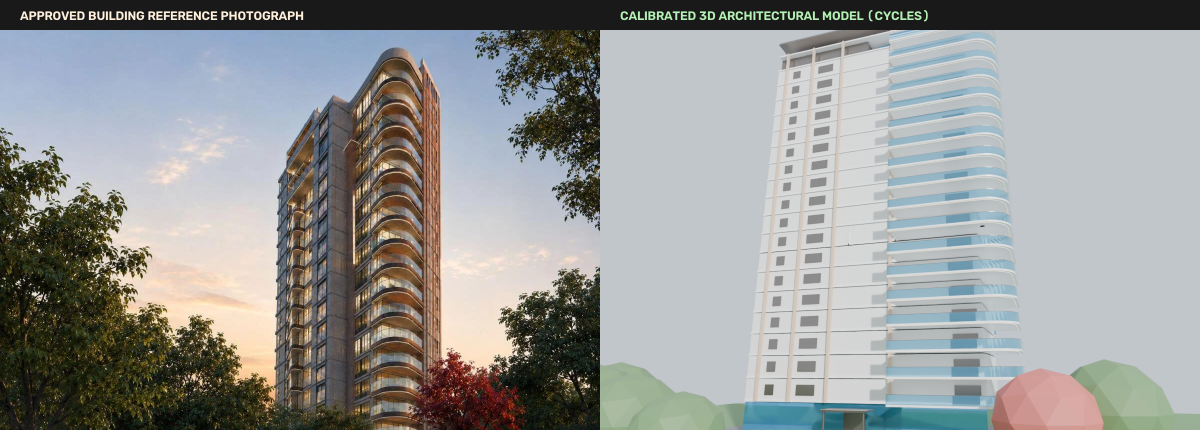
#> input picture renders/preview/exterior_comparison_side_by_side.png, 2400 x 860 px, found by its file name (shown at 1/2 size)
$ python inspect_side_by_side.py
#> lines starting #> are read from the running program, lines starting #| are printed output that depends on the picture; after the words box and inside, x2 and y2 are one past the last pixel; in counts of white or black regions, pixels touching at a corner belong together
import cv2
import numpy as np

sbs = cv2.imread(r"c:\Users\manpr\Documents\42 Kalidasa\renders\preview\exterior_comparison_side_by_side.png")
#> sbs is the input picture: shape (860, 2400, 3); mean B, G, R 150, 151.2, 149.8
h, w, c = sbs.shape
#> h = 860; w = 2400; c = 3
print(f"Side-by-side shape: {h}x{w}")
#| Side-by-side shape: 860x2400

# The side-by-side is 2400 wide, with padding.
# Let's inspect where the photo and render are positioned:
# Typically left side: x: [0:1200], right side: x: [1200:2400]
# Let's save both halves
left_half = sbs[60:, 0:1200]
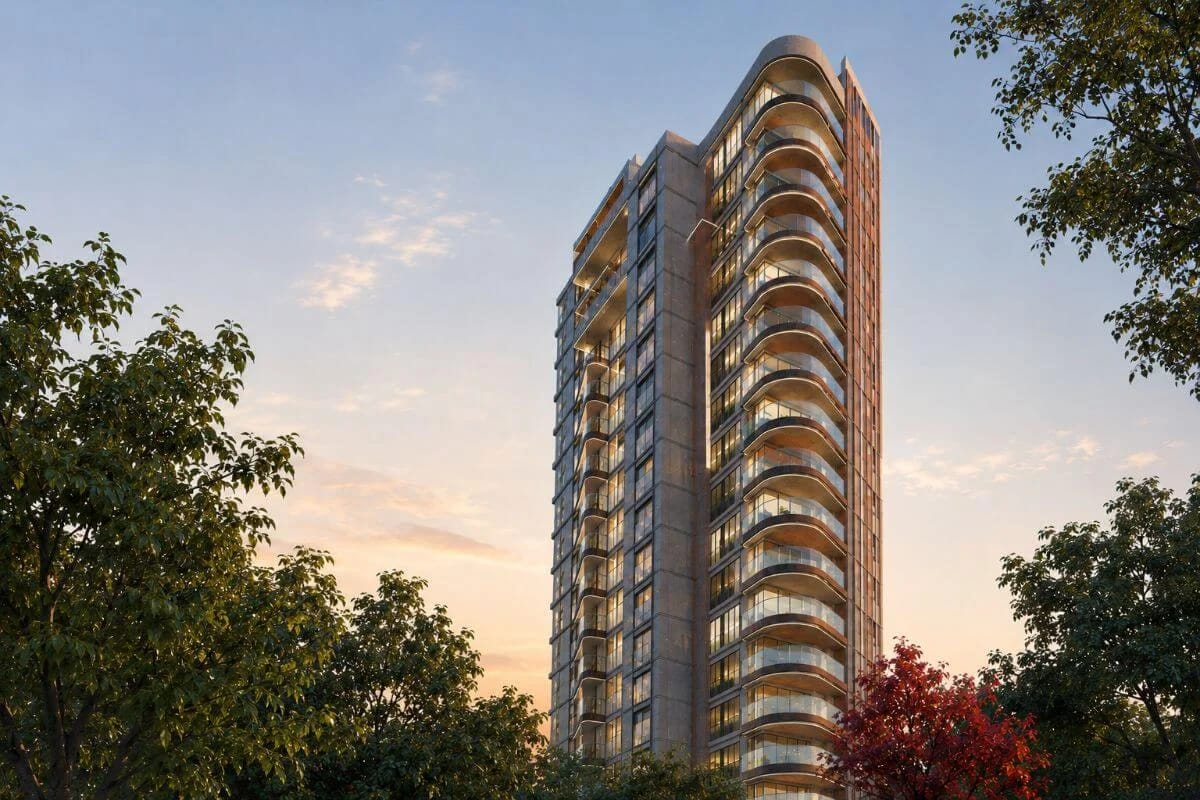
#> left_half: shape (800, 1200, 3); mean B, G, R 123.1, 127.3, 130.8
right_half = sbs[60:, 1200:2400]

# Let's analyze color distributions, edge density, and vertical structure in both halves:
gray_left = cv2.cvtColor(left_half, cv2.COLOR_BGR2GRAY)
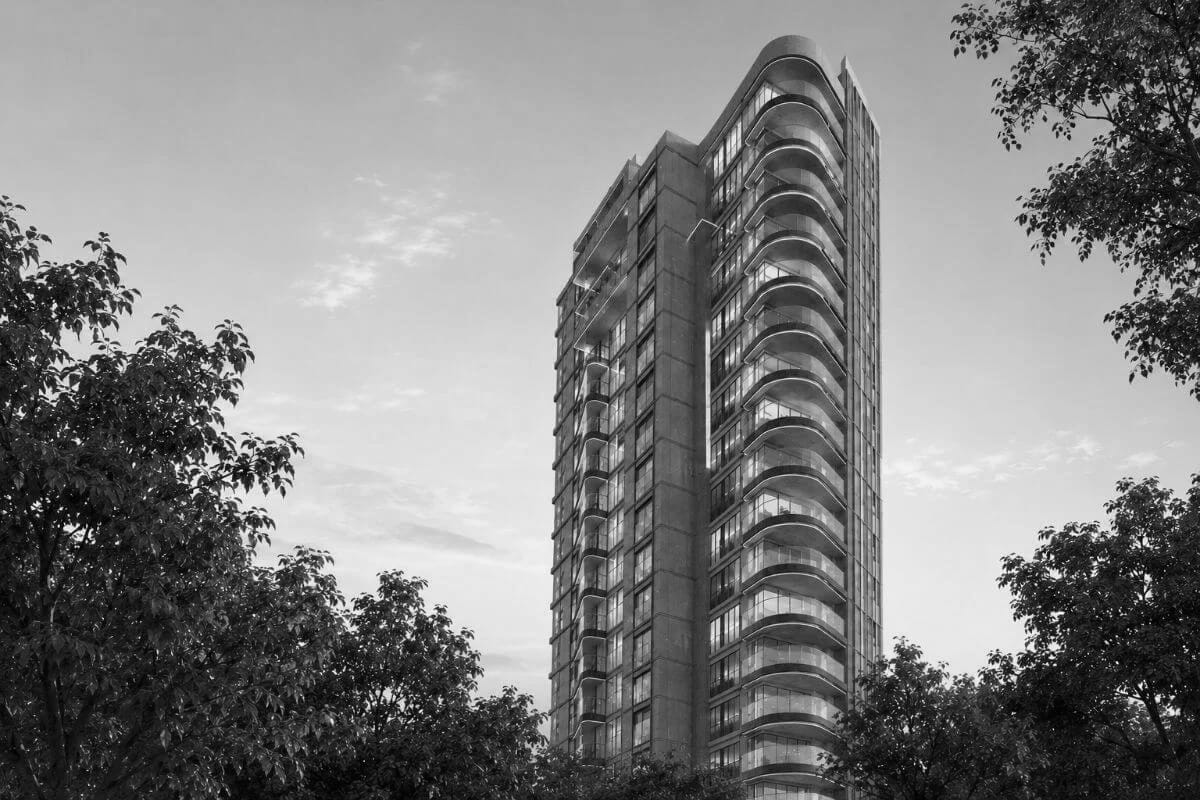
#> gray_left: shape (800, 1200); min 0, max 254, mean 127.9
gray_right = cv2.cvtColor(right_half, cv2.COLOR_BGR2GRAY)
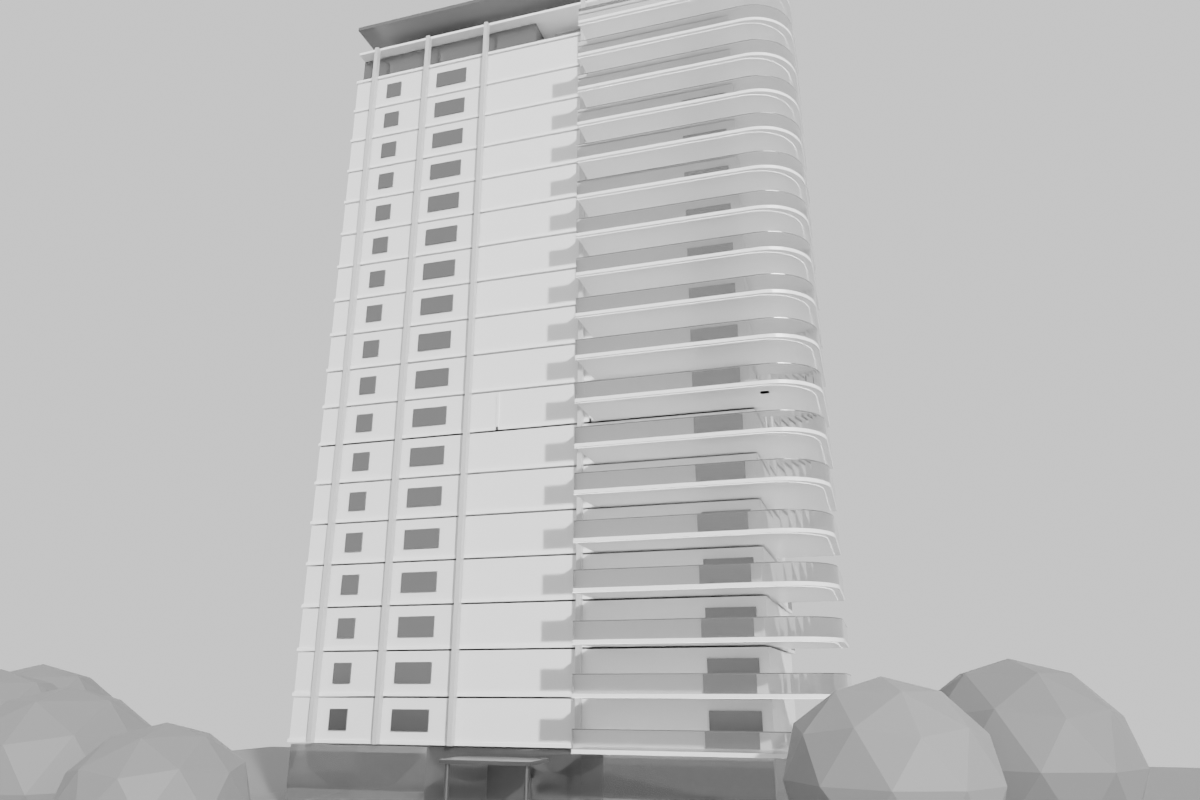
#> gray_right: shape (800, 1200); min 2, max 237, mean 190.1

edges_left = cv2.Canny(gray_left, 50, 150)
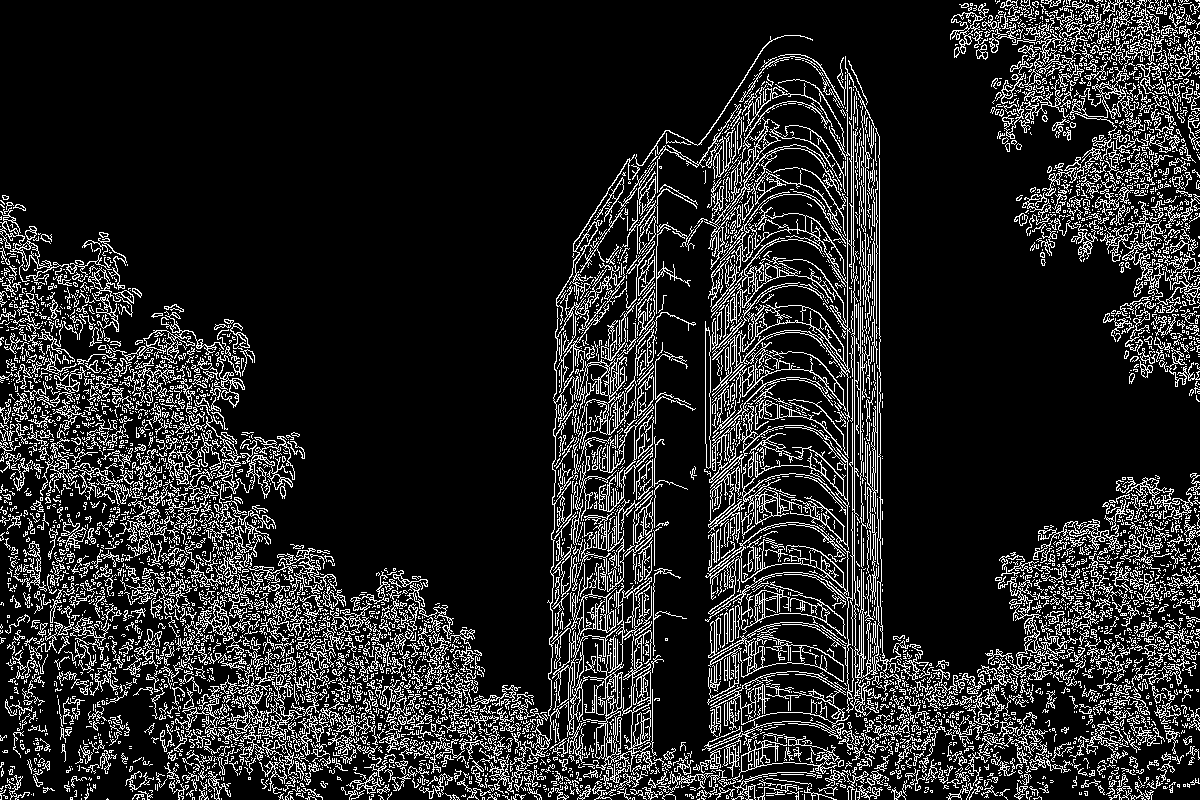
#> edges_left: shape (800, 1200); 15% white in thin lines or dots
edges_right = cv2.Canny(gray_right, 50, 150)
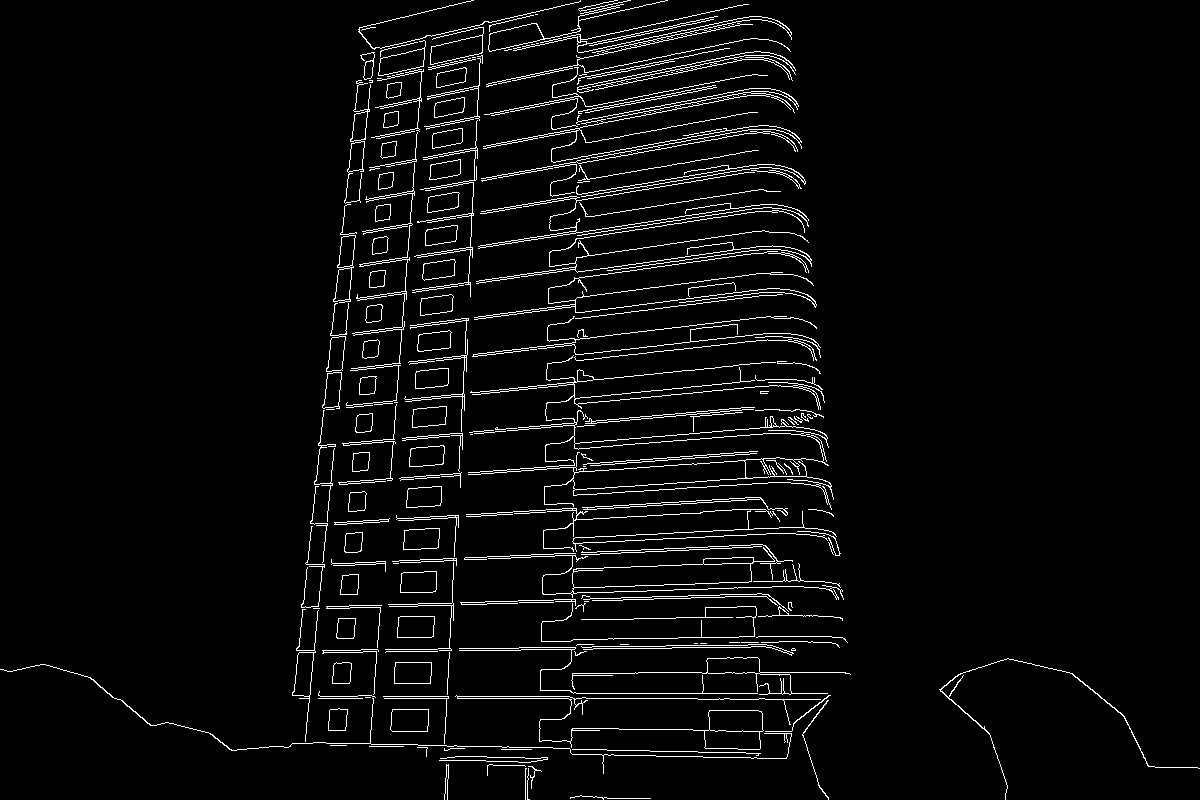
#> edges_right: shape (800, 1200); 4% white in thin lines or dots

print("Edge count left (photo):", np.sum(edges_left > 0))
#| Edge count left (photo): 143614
print("Edge count right (render):", np.sum(edges_right > 0))
#| Edge count right (render): 38624

# Let's inspect specific areas of the reference photograph:
# 1. What does the tower in the photograph actually look like?
# Let's find the bounding box of the building in the photograph:
# In the photo, the building is in the center-right or center?
# Let's sample columns to see where the building stands
col_mean_left = np.mean(gray_left, axis=0)
#> col_mean_left = 1200 values, max 196.4 at index 544, min 59.62 at index 1199, mean 127.9
col_mean_right = np.mean(gray_right, axis=0)
#> col_mean_right = 1200 values, max 202.2 at index 526, min 166.9 at index 711, mean 190.1

# Let's save vertical slices or samples
cv2.imwrite(r"c:\Users\manpr\Documents\42 Kalidasa\renders\preview\debug_left_photo.png", left_half)
cv2.imwrite(r"c:\Users\manpr\Documents\42 Kalidasa\renders\preview\debug_right_render.png", right_half)
print("Saved debug_left_photo.png and debug_right_render.png")

$ run again, with renders/preview/benchmark_test.png copied over renders/preview/exterior_comparison_side_by_side.png
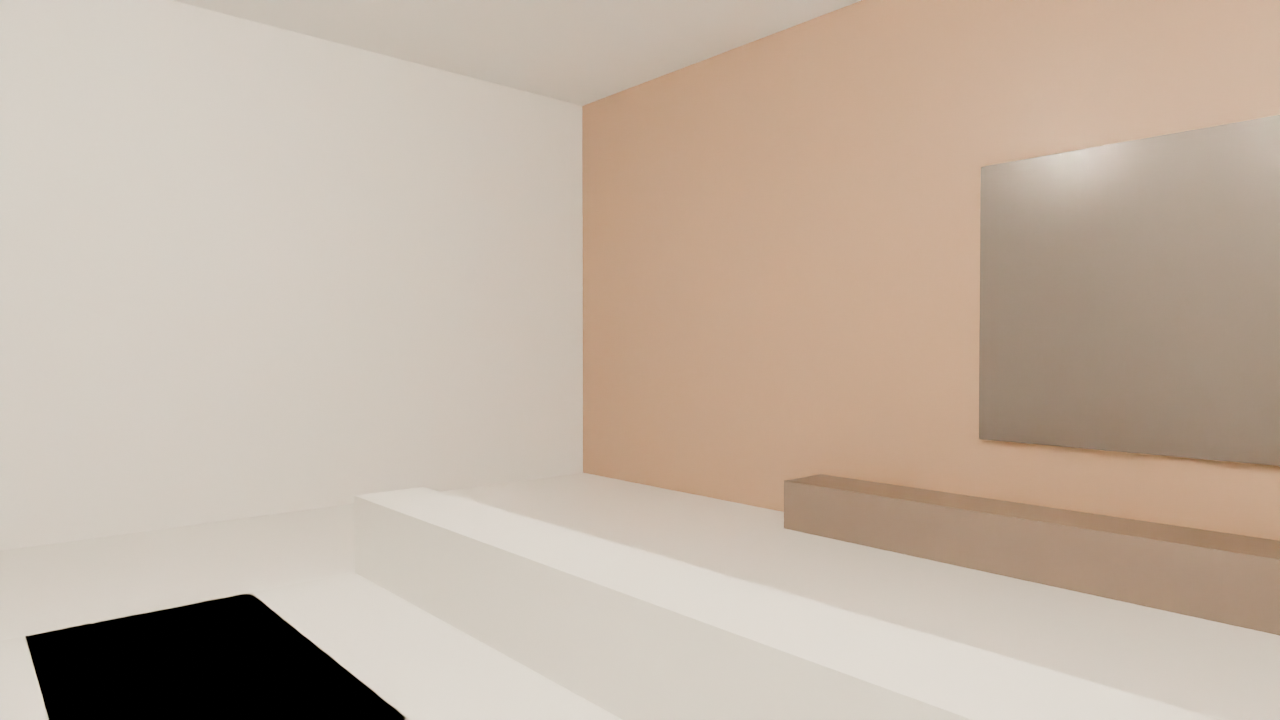
#> input picture renders/preview/benchmark_test.png, 1280 x 720 px, found by its file name
#> sbs is the input picture: shape (720, 1280, 3); mean B, G, R 162.5, 177.1, 192.4
#| Side-by-side shape: 720x1280
#> `edges_left = cv2.Canny(gray_left, 50, 150)`:
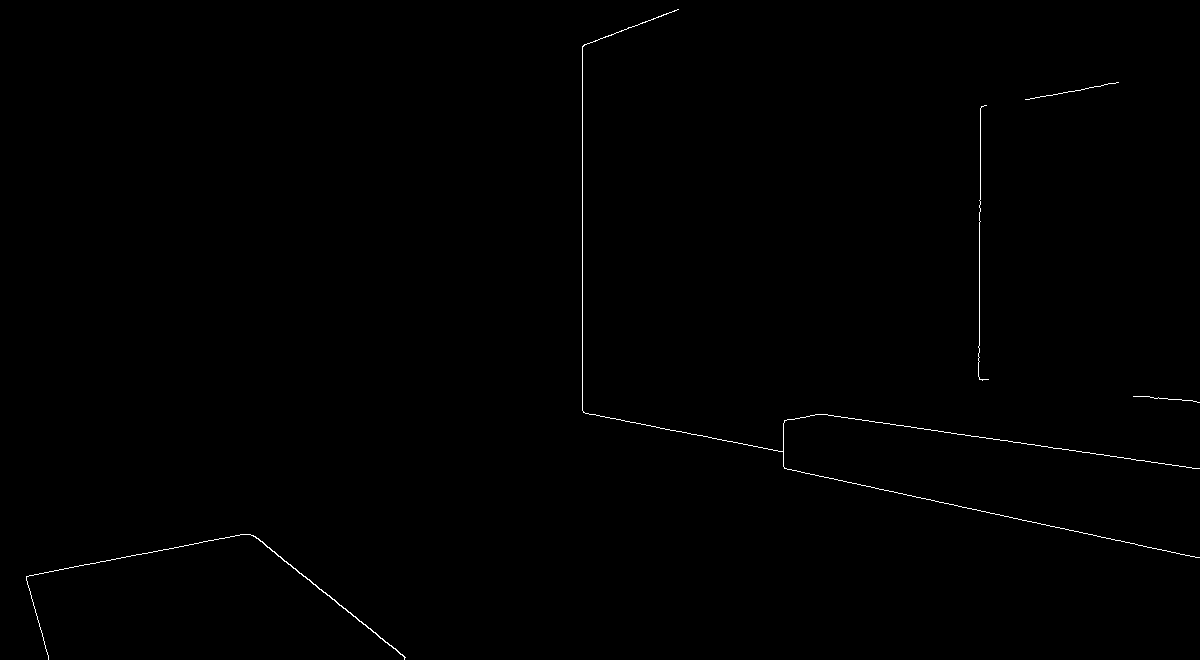
#> edges_left: shape (660, 1200); 0.33% white in thin lines or dots
#> `edges_right = cv2.Canny(gray_right, 50, 150)`:
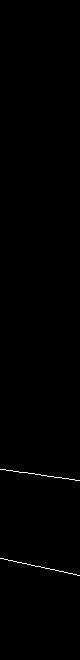
#> edges_right: shape (660, 80); 0.3% white in thin lines or dots, all inside (x1, y1, x2, y2) = (0, 469, 80, 576)
#| Edge count left (photo): 2594
#| Edge count right (render): 160
#> col_mean_left = 1200 values, max 206.2 at index 5, min 164.5 at index 248, mean 180.2
#> col_mean_right = 80 values, max 166.4 at index 79, min 165.4 at index 28, mean 165.6
